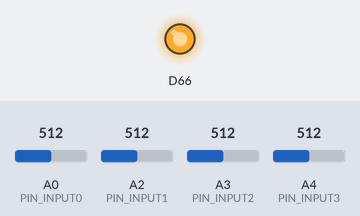
The sketch below on a simulated Arduino Due. Shown: output pins drawn as LEDs (lit = HIGH). The test bench sets the inputs (shaded band); at power-on: A0 (PIN_INPUT0) = 512, A2 (PIN_INPUT1) = 512, A3 (PIN_INPUT2) = 512, A4 (PIN_INPUT3) = 512 (analog values on the 0–1023 scale). What the sketch prints to the serial monitor is not drawn.

Above: at 0.1 s.
Timing chart, 0 to 1.6 s (numbered marks = the images above):
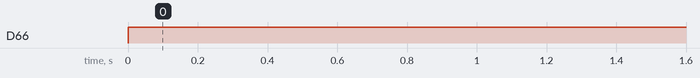

The sketch:

PID_test_20160117.ino
```cpp
/********************************************************
 * PID Basic Example
 * Reading analog input 0 to control analog PWM output 3
 ********************************************************/

#include <PID_v1.h>
#include <stdio.h> // for function sprintf

#define PIN_INPUT0 A0
#define PIN_INPUT1 A2
#define PIN_INPUT2 A3
#define PIN_INPUT3 A4


//Define Variables we'll be connecting to
double Setpoint[4]={1,1,1,1};
double Input[4];
double Output[4];

//Specify the links and initial tuning parameters
double Kp[4]={0.1,2,2,2};
double Ki[4]={0.1,5,5,5};
double Kd[4]={0.1,1,1,1};
PID myPID0(&Input[0], &Output[0], &Setpoint[0], Kp[0], Ki[0], Kd[0], DIRECT);
PID myPID1(&Input[1], &Output[1], &Setpoint[1], Kp[1], Ki[1], Kd[1], DIRECT);
PID myPID2(&Input[2], &Output[2], &Setpoint[2], Kp[2], Ki[2], Kd[2], DIRECT);
PID myPID3(&Input[3], &Output[3], &Setpoint[3], Kp[3], Ki[3], Kd[3], DIRECT);

void setup()
{
  Serial.begin(9600);

  // Set ADC to 12bit mode
  analogReadResolution(12);
  //initialize the variables we're linked to
  Input[0] = 3.3/4096*analogRead(PIN_INPUT0);
  Input[1] = 3.3/4096*analogRead(PIN_INPUT1);
  Input[2] = 3.3/4096*analogRead(PIN_INPUT2);
  Input[3] = 3.3/4096*analogRead(PIN_INPUT3);

  //turn the PID on
  myPID0.SetMode(AUTOMATIC);
  myPID1.SetMode(AUTOMATIC);
  myPID2.SetMode(AUTOMATIC);
  myPID3.SetMode(AUTOMATIC);

  myPID0.SetOutputLimits(-3,3);
  myPID1.SetOutputLimits(0,3);
  myPID2.SetOutputLimits(0,3);
  myPID3.SetOutputLimits(0,3);

  myPID0.SetSampleTime(100);
  myPID1.SetSampleTime(100);
  myPID2.SetSampleTime(100);
  myPID3.SetSampleTime(100);

}

void loop()
{
  unsigned long startTime=millis();
  for(int i=0;i<1000;i++)
  {
  analogWrite(DAC0,512);
  Input[0] = 3.3/4096*analogRead(PIN_INPUT0);
  Input[1] = 3.3/4096*analogRead(PIN_INPUT1);
  Input[2] = 3.3/4096*analogRead(PIN_INPUT2);
  Input[3] = 3.3/4096*analogRead(PIN_INPUT3);
  myPID0.Compute();
  myPID1.Compute();
  myPID2.Compute();
  myPID3.Compute();
  Serial.println(thermistor(Input[0]));
  }
//Serial.println(millis()-startTime);
//double t=thermistor(10512.12);
//Serial.println(t);
}

double thermistor(double V)
{
float A=0.98750e-3;
float B=2.56900e-4;
float C=0.00023e-7;
double Rref=10000.0;
double Vref=3.3;
double R=Rref/(Vref/V-1.0);
double logR=log(R);
double temperature=(1.0 / (A + B*logR + C*logR*logR*logR) ) -273.15;
return temperature;
}
```

Measured:
- by itself, D66: LOW → HIGH at 0.00 s
